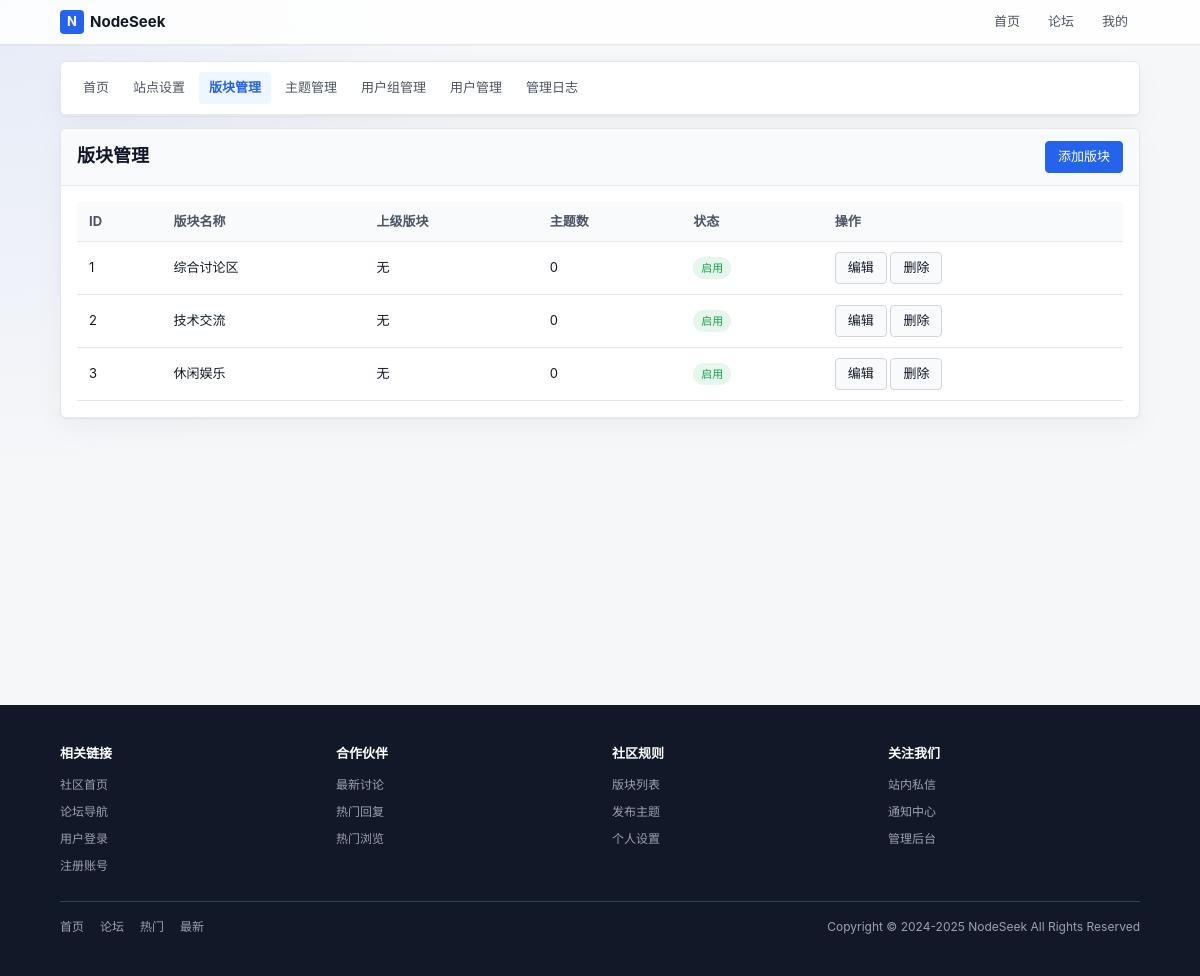
The app's page /index.php?c=admin&a=forums (signed in) with its own data.
### tables this page shows
CREATE TABLE next_forum (
        fid INTEGER PRIMARY KEY AUTOINCREMENT,
        up_fid INTEGER NOT NULL DEFAULT 0,
        name VARCHAR(50) NOT NULL DEFAULT '',
        status INTEGER NOT NULL DEFAULT 0,
        sort_order INTEGER NOT NULL DEFAULT 0,
        thread_num INTEGER NOT NULL DEFAULT 0,
        reply_num INTEGER NOT NULL DEFAULT 0,
        today_num INTEGER NOT NULL DEFAULT 0,
        today_time INTEGER NOT NULL DEFAULT 0,
        last_tid INTEGER NOT NULL DEFAULT 0,
        json_data TEXT NOT NULL
    );

### controllers/AdminController.php (called while the page is built, shortened)
<?php
class AdminController {
    public static function forums() {
        $forums = ForumModel::getForums();
        Template::display('admin/forums');
    }
}
?>

### index.php (called while the page is built, shortened)
<?php
require ROOT_PATH . '/lib/Autoloader.php';
$controller = isset($_GET['c']) ? $_GET['c'] : 'home';
$action = isset($_GET['a']) ? $_GET['a'] : 'index';
$controllerClass = ucfirst($controller) . 'Controller';
$params = [];
call_user_func_array([$controllerClass, $action], $params);
?>

### lib/Autoloader.php (called while the page is built, shortened)
<?php
class Autoloader {
    public static function load($class) {
        $class = strtolower($class);
        $paths = [
            ROOT_PATH . '/lib/' . $class . '.php',
            ROOT_PATH . '/models/' . $class . '.php',
            ROOT_PATH . '/controllers/' . $class . '.php',
        ];
        foreach ($paths as $path) {
            if (file_exists($path)) {
                return;
            }
        }
    }
}

### lib/Database.php (called while the page is built, shortened)
<?php
class Database {
    private static $instance = null;
    private $config = null;
    private function __construct() {
        $this->config = require ROOT_PATH . '/config/database.php';
    }
    public static function getInstance() {
        if (self::$instance === null) {
            self::$instance = new self();
        }
        return self::$instance;
    }
    private function connect() {
        $default = $this->config['default'];
        $connection = $this->config['connections'][$default];
        if ($connection['driver'] === 'sqlite') {
            $this->connection = new PDO('sqlite:' . $connection['database']);
        }
    }
    private static function getConnection() {
        return self::getInstance()->connection;
    }
    public static function query($sql, $params = []) {
        $stmt = self::getConnection()->prepare($sql);
        $stmt->execute($params);
        return $stmt;
    }
    public static function fetchAll($sql, $params = []) {
        $stmt = self::query($sql, $params);
        return $stmt->fetchAll(PDO::FETCH_ASSOC);
    }
}
?>

### config/database.php (called while the page is built)
<?php
return [
    'default' => 'sqlite',
    'connections' => [
        'sqlite' => [
            'driver' => 'sqlite',
            'database' => ROOT_PATH . '/database/forum.db',
        ],
    ],
];

### models/ForumModel.php (called while the page is built, shortened)
<?php
class ForumModel {
    public static function getForums($upFid = null) {
        if ($upFid !== null) {
            $forums = Database::fetchAll("SELECT * FROM " . self::TABLE . " WHERE up_fid = ? ORDER BY sort_order ASC", [$upFid]);
        } else {
            $forums = Database::fetchAll("SELECT * FROM " . self::TABLE . " ORDER BY up_fid ASC, sort_order ASC");
        }
        $parentFids = array_unique(array_column($forums, 'up_fid'));
        $parentFids = array_filter($parentFids, function($fid) { return $fid !== null && $fid !== ''; });
        if (!empty($parentFids)) {
            $parentNames = self::getForumNamesByFids($parentFids);
        }
        if ($upFid === null) {
            $tree = self::buildTree($forums);
            self::addDepth($tree, 0);
            return $tree;
        }
        return $forums;
    }
    private static function getForumNamesByFids($fids) {
        $placeholders = implode(',', array_fill(0, count($fids), '?'));
        $sql = "SELECT fid, name FROM " . self::TABLE . " WHERE fid IN ($placeholders)";
        $results = Database::fetchAll($sql, $fids);
        return array_column($results, 'name', 'fid');
    }
    private static function buildTree($forums) {
        $tree = [];
        $map = [];
        foreach ($forums as $forum) {
            $map[$forum['fid']] = $forum;
            $map[$forum['fid']]['children'] = [];
        }
        foreach ($forums as $forum) {
            $fid = $forum['fid'];
            $upFid = $forum['up_fid'];
            if ($upFid && isset($map[$upFid])) {
                $map[$upFid]['children'][] = &$map[$fid];
            } else {
                $tree[] = &$map[$fid];
            }
        }
        return $tree;
    }
}
?>

### templates/admin/forums.php (the view)
<?php include '_menu.php'; ?>
<div class="card">
    <div class="card-header">
        <h2>版块管理</h2>
        <a href="index.php?c=admin&a=forumAdd" class="btn btn-primary">添加版块</a>
    </div>
    <div class="card-body padded">
        <table class="table">
            <thead>
                <tr>
                    <th>ID</th>
                    <th>版块名称</th>
                    <th>上级版块</th>
                    <th>主题数</th>
                    <th>状态</th>
                    <th>操作</th>
                </tr>
            </thead>
            <tbody>
                <?php if (!empty($forums)): ?>
                <?php foreach ($forums as $forum): ?>
                    <tr>
                        <td><?php echo $forum['fid']; ?></td>
                        <td><?php echo str_repeat('→ ', $forum['depth'] ?? 0) . htmlspecialchars($forum['name']); ?></td>
                        <td><?php echo $forum['up_fid'] ? htmlspecialchars($forum['parent_name']) : '无'; ?></td>
                        <td><?php echo $forum['thread_num']; ?></td>
                        <td><span class="badge <?php echo $forum['status'] ? 'badge-green' : 'badge-red'; ?>"><?php echo $forum['status'] ? '启用' : '禁用'; ?></span></td>
                        <td>
                            <a href="index.php?c=admin&a=forumEdit&fid=<?php echo $forum['fid']; ?>" class="btn btn-secondary">编辑</a>
                            <a href="index.php?c=admin&a=forumDelete&fid=<?php echo $forum['fid']; ?>" class="btn btn-secondary" onclick="return confirm('确定删除该版块？')">删除</a>
                        </td>
                    </tr>
                <?php endforeach; ?>
                <?php else: ?>
                    <tr>
                        <td colspan="6" class="text-center text-secondary">暂无版块</td>
                    </tr>
                <?php endif; ?>
            </tbody>
        </table>
    </div>
</div>

### assets/css/style.css (style rules this page uses)
* { box-sizing: border-box; margin: 0; padding: 0; }
:root { --primary: #2563eb; --primary-hover: #1d4ed8; --primary-soft: #eff6ff; --success: #16a34a; --danger: #dc2626; --warning: #d97706; --bg-page: #f6f7f9; --bg-header: rgba(255,255,255,0.86); --bg-card: #ffffff; --bg-hover: #f3f4f6; --bg-soft: #f9fafb; --text: #111827; --text-secondary: #4b5563; --text-muted: #8a94a6; --border: #e5e7eb; --border-strong: #d1d5db; --shadow: 0 1px 2px rgba(15,23,42,0.05), 0 10px 30px rgba(15,23,42,0.04); --radius-sm: 4px; --radius-md: 6px; --footer-bg: #111827; --footer-text: #9ca3af; }
html { color-scheme: light; }
body { min-height: 100vh; background: radial-gradient(circle at top left, rgba(37,99,235,0.08), transparent 30rem), var(--bg-page); color: var(--text); font-family: -apple-system, BlinkMacSystemFont, "Segoe UI", Roboto, "Helvetica Neue", Arial, sans-serif; font-size: 14px; line-height: 1.5; text-rendering: optimizeLegibility; -webkit-font-smoothing: antialiased; }
a { color: var(--primary); text-decoration: none; }
h1, h2, h3, h4 { color: var(--text); line-height: 1.25; letter-spacing: 0; }
h2 { font-size: 18px; font-weight: 700; }
.card { margin-bottom: 12px; overflow: hidden; border: 1px solid var(--border); border-radius: var(--radius-md); background: var(--bg-card); box-shadow: var(--shadow); }
.card-header, .reply-header, .sidebar-header { display: flex; align-items: center; justify-content: space-between; padding: 12px 16px; border-bottom: 1px solid var(--border); background: var(--bg-soft); }
.card-header h2, .card-header h3, .reply-header h3, .sidebar-header h3 { margin: 0; }
.card-body { padding: 0; border: 0; }
.card-body.padded, .sidebar-body, .reply-body { padding: 16px; }
.btn { display: inline-flex; align-items: center; justify-content: center; min-height: 32px; padding: 6px 12px; border: 1px solid var(--border-strong); border-radius: var(--radius-sm); background: var(--bg-card); color: var(--text); font-size: 13px; font-weight: 500; line-height: 1.2; text-decoration: none; cursor: pointer; transition: background 0.15s, border-color 0.15s, color 0.15s, transform 0.15s; }
.btn-primary { border-color: var(--primary); background: var(--primary); color: #fff; }
.btn-secondary { background: var(--bg-soft); color: var(--text); }
.badge { display: inline-flex; align-items: center; gap: 2px; padding: 2px 7px; border: 1px solid transparent; border-radius: 999px; background: var(--bg-hover); color: var(--text-secondary); font-size: 11px; font-weight: 500; }
.badge-green { background: rgba(22,163,74,0.1); color: var(--success); }
.table { width: 100%; border-collapse: collapse; font-size: 13px; }
.table th, .table td { padding: 10px 12px; border-bottom: 1px solid var(--border); text-align: left; vertical-align: middle; }
.table th { background: var(--bg-soft); color: var(--text-secondary); font-weight: 650; white-space: nowrap; }

### records on screen
next_forum: fid "1", name "综合讨论区", up_fid "无", thread_num "0", status "启用"
next_forum: fid "2", name "技术交流", up_fid "无", thread_num "0", status "启用"
next_forum: fid "3", name "休闲娱乐", up_fid "无", thread_num "0", status "启用"
